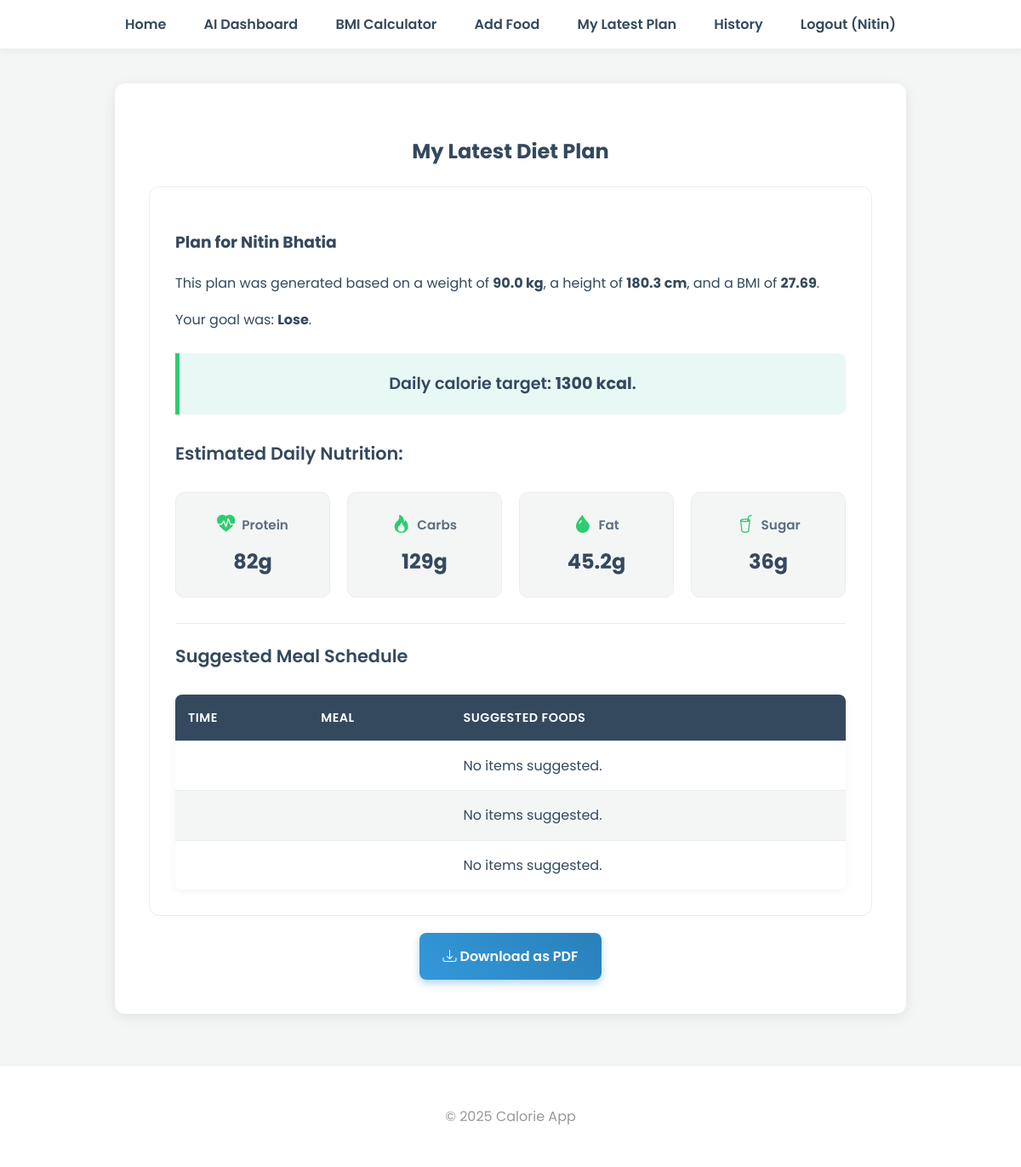
Before: /my-plan (signed in) with the older database file.
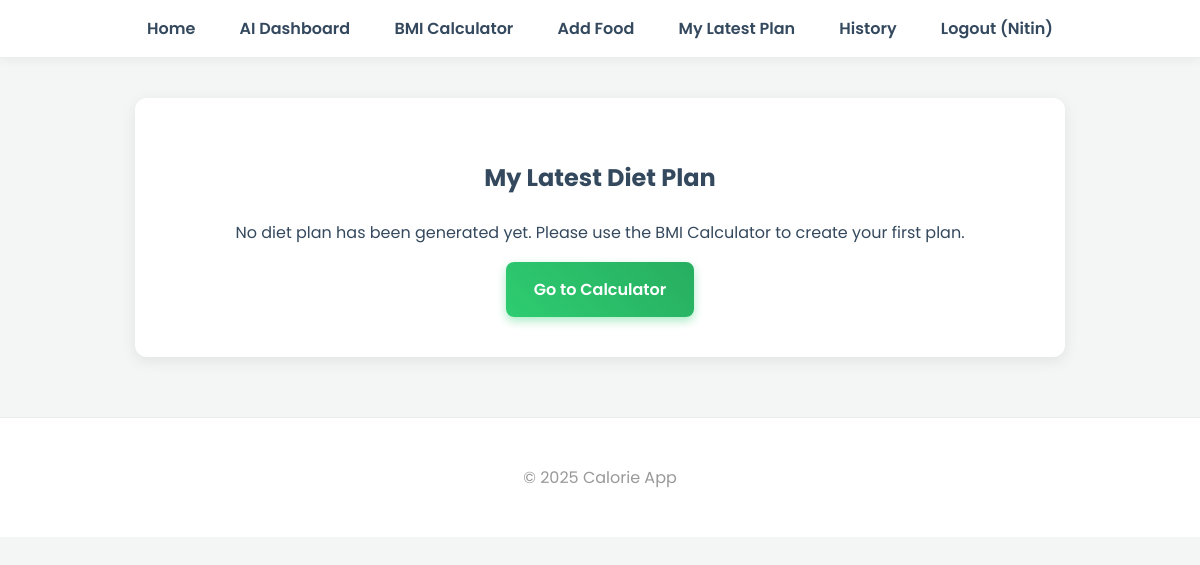
After: the same page with the newer database file.
### models.py (models this page shows)
class User(db.Model, UserMixin):
    id = db.Column(db.Integer, primary_key=True)
    username = db.Column(db.String(80), unique=True, nullable=False)
    password = db.Column(db.String(200), nullable=False)

class UserHistory(db.Model):
    id = db.Column(db.Integer, primary_key=True)
    user_id = db.Column(db.Integer, db.ForeignKey('user.id'), nullable=False)
    name = db.Column(db.String(50), nullable=False)
    weight = db.Column(db.Float, nullable=False)
    height = db.Column(db.Float, nullable=False)
    bmi = db.Column(db.Float, nullable=False)
    goal = db.Column(db.String(20))
    diet_plan = db.Column(db.Text)

### routes/diet_routes.py (the view)
@diet_bp.route("/my-plan")
@login_required
def diet_page():
    latest_record = UserHistory.query.filter_by(user_id=current_user.id).order_by(UserHistory.id.desc()).first()
    plan_data = json.loads(latest_record.diet_plan) if latest_record and latest_record.diet_plan else None
    return render_template("diet.html", record=latest_record, plan_data=plan_data)

### app.py (called while the page is built)
@login_manager.user_loader
def load_user(user_id):
    return User.query.get(int(user_id))

### templates/diet.html
{% extends "base.html" %}
{% block content %}
<div class="container">
    <h2>My Latest Diet Plan</h2>
    {% if record and plan_data %}
    <div class="results-card fade-in">
        <h3>Plan for {{ record.name }}</h3>
        <p>This plan was generated based on a weight of <strong>{{ record.weight }} kg</strong>, a height of <strong>{{ record.height }} cm</strong>, and a BMI of <strong>{{ record.bmi }}</strong>.</p>
        <p>Your goal was: <strong>{{ record.goal|title }}</strong>.</p>
        <div class="highlight">Daily calorie target: <strong>{{ plan_data.calories }} kcal</strong>.</div>
        <h4>Estimated Daily Nutrition:</h4>
        <div class="nutrition-grid">
            <div class="nutrition-item"><span><i class="bi bi-heart-pulse-fill"></i> Protein</span><strong>{{ plan_data.totals.protein }}g</strong></div>
            <div class="nutrition-item"><span><i class="bi bi-fire"></i> Carbs</span><strong>{{ plan_data.totals.carbs }}g</strong></div>
            <div class="nutrition-item"><span><i class="bi bi-droplet-fill"></i> Fat</span><strong>{{ plan_data.totals.fat }}g</strong></div>
            <div class="nutrition-item"><span><i class="bi bi-cup-straw"></i> Sugar</span><strong>{{ plan_data.totals.sugar }}g</strong></div>
        </div>
        <h4 class="meals-title">Suggested Meal Schedule</h4>
        <table class="history-table">
            <thead>
                <tr>
                    <th>Time</th>
                    <th>Meal</th>
                    <th>Suggested Foods</th>
                </tr>
            </thead>
            <tbody>
                {% for meal in plan_data.meals %}
                <tr>
                    <td><strong>{{ meal.time }}</strong></td>
                    <td>{{ meal.name }}</td>
                    <td>
                         <ul class="meal-food-list">
                            {% for item in meal.foods %}
                            <li class="food-item">
                                <img src="{{ url_for('static', filename='images/' + item.image) }}" alt="{{ item.name }}" class="food-image">
                                <div class="food-info">
                                    <strong>{{ item.name|title }}</strong>
                                    <div class="food-details">
                                        <span>{{ item.calories|round(0) }} kcal</span> | <span>P: {{ item.protein }}g</span> | <span>F: {{ item.fat }}g</span>
                                    </div>
                                </div>
                            </li>
                            {% else %}<li>No items suggested.</li>{% endfor %}
                        </ul>
                    </td>
                </tr>
                {% endfor %}
            </tbody>
        </table>
    </div>
     <div class="button-container" style="margin-top: 20px;">
        <a href="{{ url_for('diet.download_plan') }}" class="btn" style="background-image: linear-gradient(45deg, #3498DB, #2980B9); box-shadow: 0 4px 10px rgba(52, 152, 219, 0.4);"><i class="bi bi-download"></i> Download as PDF</a>
    </div>
    {% else %}
    <div class="alert">
        <p>No diet plan has been generated yet. Please use the BMI Calculator to create your first plan.</p>
        <a href="{{ url_for('bmi_bp.bmi_page') }}" class="btn">Go to Calculator</a>
    </div>
    {% endif %}
</div>
{% endblock %}

### templates/base.html (shortened to what this page needs)
<!DOCTYPE html>
<html lang="en">
<head>
  <link rel="stylesheet" href="https://cdn.jsdelivr.net/npm/bootstrap-icons@1.11.3/font/bootstrap-icons.min.css">
  <link rel="stylesheet" href="{{ url_for('static', filename='css/style.css') }}">
</head>
<body>
  <header>
    <nav>
      <a href="{{ url_for('user.index') }}">Home</a>
      {% if current_user.is_authenticated %}
        <a href="{{ url_for('dashboard.dashboard') }}">AI Dashboard</a>
        <a href="{{ url_for('bmi_bp.bmi_page') }}">BMI Calculator</a>
        <a href="{{ url_for('food_bp.add_food') }}">Add Food</a>
        <a href="{{ url_for('diet.diet_page') }}">My Latest Plan</a>
        <a href="{{ url_for('diet.history') }}">History</a>
        <a href="{{ url_for('auth.logout') }}">Logout ({{ current_user.username }})</a>
      {% else %}
        <a href="{{ url_for('auth.login') }}">Login</a>
        <a href="{{ url_for('auth.register') }}">Register</a>
      {% endif %}
    </nav>
  </header>
  <main>
    {% block content %}{% endblock %}
  </main>
  <footer>
    <p>&copy; 2025 Calorie App</p>
  </footer>
</body>
</html>

### static/css/style.css (style rules this page uses)
:root { --primary-color: #2ECC71; --primary-dark: #27AE60; --secondary-color: #34495E; --light-gray: #F4F6F6; --background-color: #FFFFFF; --card-shadow: 0 4px 15px rgba(0, 0, 0, 0.08); --font-family: 'Poppins', sans-serif; }
body { font-family: var(--font-family); background: var(--light-gray); margin: 0; padding: 0; color: var(--secondary-color); line-height: 1.7; }
.container { max-width: 850px; margin: 40px auto; padding: 40px; background: var(--background-color); border-radius: 12px; box-shadow: var(--card-shadow); text-align: center; }
header { background: var(--background-color); padding: 15px 0; box-shadow: 0 2px 10px rgba(0,0,0,0.05); border-bottom: 1px solid #EAECEE; }
nav { max-width: 1000px; margin: 0 auto; text-align: center; }
nav a { color: var(--secondary-color); margin: 0 20px; text-decoration: none; font-weight: 600; font-size: 16px; position: relative; padding-bottom: 5px; transition: color 0.3s; }
nav a::after { content: ''; position: absolute; width: 0; height: 2px; bottom: 0; left: 50%; transform: translateX(-50%); background-color: var(--primary-color); transition: width 0.3s ease-in-out; }
.btn { display: inline-block; padding: 14px 28px; background-image: linear-gradient(45deg, var(--primary-color), var(--primary-dark)); color: white; border: none; border-radius: 8px; text-decoration: none; font-size: 16px; font-weight: 600; cursor: pointer; transition: transform 0.2s ease, box-shadow 0.2s ease; box-shadow: 0 4px 10px rgba(46, 204, 113, 0.4); }
h2 { font-weight: 700; }
footer { text-align: center; margin-top: 60px; padding: 30px; color: #999; border-top: 1px solid #EAECEE; background: var(--background-color); }

Changed rows visible on the page:
removed UserHistory: name "Nitin Bhatia", weight "90.0", height "180.3", bmi "27.69", goal "Lose"
Other visible differences:
{{ plan_data.calories }}: "1300" → (not shown)
{{ plan_data.totals.protein }}: "82" → (not shown)
{{ plan_data.totals.carbs }}: "129" → (not shown)
{{ plan_data.totals.fat }}: "45.2" → (not shown)
{{ plan_data.totals.sugar }}: "36" → (not shown)
text no longer shown: "Plan for This plan was generated based on a weight of kg , a height of cm , and a BMI of . Your goal was: . Daily calorie target: kcal . Estimated Daily Nutrition: Protein g Carbs g Fat g Sugar g Suggested Meal Schedule TIME MEAL SUGGESTED FOODS Download as PDF"
text now shown: "No diet plan has been generated yet. Please use the BMI Calculator to create your first plan. Go to Calculator"
list line gone: "No items suggested."
